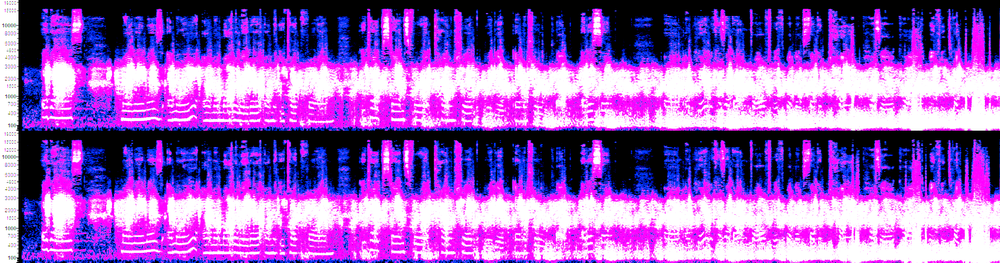
#> input picture self_introduction_memory_dump/_Tape9_thought/self_intro_spec_cont_brightened.png, 1000 x 263 px, shrunk from 2381 x 626 before the run, found by its file name
$ python visual_analysis.py
#> lines starting #> are read from the running program, lines starting #| are printed output that depends on the picture
import numpy as np
from PIL import Image
import matplotlib
matplotlib.use('Agg')
import matplotlib.pyplot as plt
import matplotlib.image as mpimg

# Read the brightened image
img = mpimg.imread(r'C:\stack\arg\self_intro_spec_cont_brightened.png')
#> img is the input picture: shape (263, 1000, 4) float32; mean R, G, B, A 0.594, 0.349, 0.748, 1
print(f"Image shape: {img.shape}")
#| Image shape: (263, 1000, 4)
print(f"Image dtype: {img.dtype}")
#| Image dtype: float32

# Let's understand the image layout
# It's a stacked spectrogram with LEFT on top, RIGHT on bottom
# We need to figure out where the frequency labels are

# First, let's see what the pixel values look like
# The image should be 128x710x3 or similar based on the read output
# Let me check the actual dimensions

# The image appears to be quite wide (710 pixels) and relatively short
# Let's check if we can identify the frequency regions

# From the visual inspection:
# - The image has two channels stacked (LEFT top, RIGHT bottom)
# - The frequency axis appears to be on the left side
# - The bright patterns are in the middle section

# Let's try to extract a horizontal strip from the image to see the pattern
height, width = img.shape[:2]
#> height = 263; width = 1000
print(f"Height: {height}, Width: {width}")
#| Height: 263, Width: 1000

# Let's look at a few horizontal strips to understand the layout
for y_pos in [10, 20, 30, 40, 50]:
    if y_pos < height:
        strip = img[y_pos, :, :]
        avg_brightness = np.mean(strip)
        print(f"Row {y_pos}: avg brightness = {avg_brightness:.3f}")
#> this loop made 5 passes
#> avg_brightness on passes 1 to 5: 0.339, 0.489, 0.511, 0.454, 0.533
#| Row 10: avg brightness = 0.339
#| Row 20: avg brightness = 0.489
#| Row 30: avg brightness = 0.511
#| Row 40: avg brightness = 0.454
#| Row 50: avg brightness = 0.533

# Let's try to identify the frequency regions
# In spectrograms, the bottom is usually low frequency, top is high frequency
# But this is a stacked view, so we need to find the separator

# Looking at the image, the patterns seem to form vertical bars
# Let's try to extract a region that looks like it might contain text

# The brightened image has strong magenta/white patterns
# Let's threshold to find bright regions
if img.dtype == np.float32 or img.max() <= 1.0:
    img_uint8 = (img * 255).astype(np.uint8)
else:
    img_uint8 = img.astype(np.uint8)

# Convert to grayscale
if len(img_uint8.shape) == 3:
    # Take the maximum across channels for bright regions
    gray = np.max(img_uint8, axis=2)
#> gray: shape (263, 1000); every value is 255
else:
    gray = img_uint8

print(f"Gray shape: {gray.shape}")
#| Gray shape: (263, 1000)
print(f"Gray min: {gray.min()}, max: {gray.max()}")
#| Gray min: 255, max: 255

# Threshold to find bright pixels
threshold = 200
bright_mask = gray > threshold
#> bright_mask: shape (263, 1000) bool; every value is 1
print(f"Bright pixels: {np.sum(bright_mask)} out of {gray.size} ({100*np.sum(bright_mask)/gray.size:.1f}%)")
#| Bright pixels: 263000 out of 263000 (100.0%)

# Let's look at the distribution of bright pixels
# Focus on the 1000-4000 Hz range
# First, we need to find where the frequency labels are

# From the original images, I can see labels on the left side
# Let's try to find the region that corresponds to 1000-4000 Hz

# The image has a black border on the left with frequency labels
# Let's crop out the actual spectrogram part (excluding labels)

# Looking at the image, the labels are on the very left
# The actual spectrogram starts after the labels
# Let's assume the labels take about 10-20 pixels on the left

# Crop to just the spectrogram data
spectrogram_left = 15  # Skip the frequency labels
spec_img = img[:, spectrogram_left:, :]
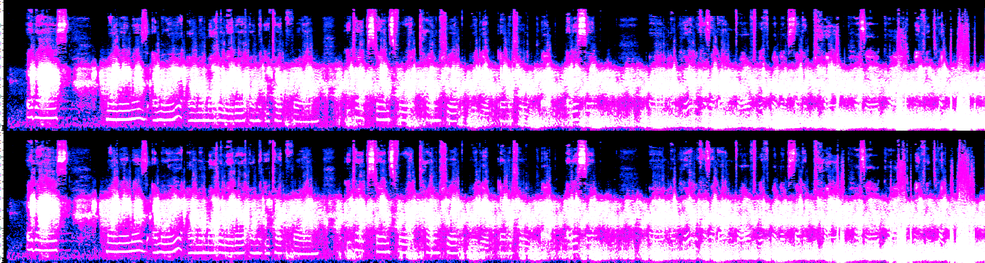
#> spec_img: shape (263, 985, 4) float32; mean R, G, B, A 0.588, 0.34, 0.745, 1
spec_gray = gray[:, spectrogram_left:]
#> spec_gray: shape (263, 985); every value is 255

print(f"Spectrogram image shape: {spec_img.shape}")
#| Spectrogram image shape: (263, 985, 4)

# Now let's find the vertical separator between LEFT and RIGHT channels
# Looking at the brightened image, there's a black horizontal line in the middle
# Let's find it by looking for the darkest row in the middle region
mid_height = spec_gray.shape[0] // 2
#> mid_height = 131
search_range = 20
mid_region = spec_gray[mid_height-search_range:mid_height+search_range, :]
#> mid_region: shape (40, 985); every value is 255
row_means = np.mean(mid_region, axis=1)
#> row_means = 40 values from 255 to 255
separator_row = mid_height - search_range + np.argmin(row_means)
#> separator_row = 111
print(f"Separator row (relative to spec_img): {separator_row}")
#| Separator row (relative to spec_img): 111

# Split into LEFT and RIGHT
left_img = spec_img[:separator_row, :, :]
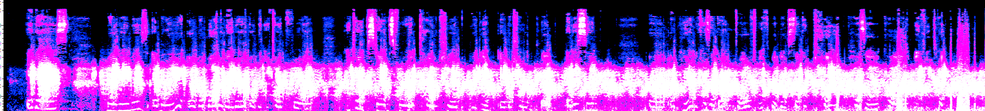
#> left_img: shape (111, 985, 4) float32; mean R, G, B, A 0.543, 0.314, 0.709, 1
right_img = spec_img[separator_row:, :, :]
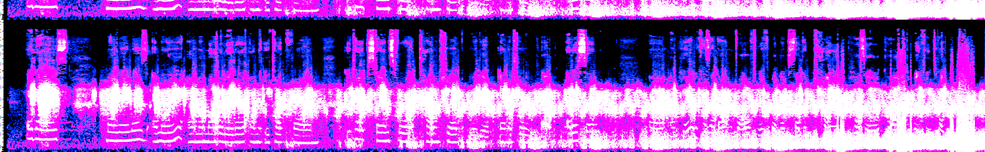
#> right_img: shape (152, 985, 4) float32; mean R, G, B, A 0.621, 0.359, 0.771, 1

print(f"LEFT shape: {left_img.shape}")
#| LEFT shape: (111, 985, 4)
print(f"RIGHT shape: {right_img.shape}")
#| RIGHT shape: (152, 985, 4)

# Now let's focus on the 1000-4000 Hz region
# We need to figure out which rows correspond to which frequency
# The frequency labels show: 1000, 1500, 2000, 2500, 3000, 4000, 5000, 6000, 7000, 8000, 10000, 12000, 15000, 19000

# From the image, the patterns are strongest in the 1000-4000 Hz range
# Let's try to find this region by looking at the bright patterns

# The brightest patterns seem to be in the middle-to-lower part of each channel
# Let's take the middle 60% of each channel
left_start = left_img.shape[0] // 5
#> left_start = 22
left_end = left_img.shape[0] * 4 // 5
#> left_end = 88
right_start = right_img.shape[0] // 5
#> right_start = 30
right_end = right_img.shape[0] * 4 // 5
#> right_end = 121

left_region = left_img[left_start:left_end, :, :]
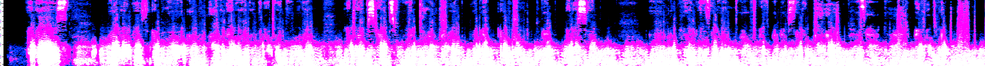
#> left_region: shape (66, 985, 4) float32; mean R, G, B, A 0.555, 0.344, 0.778, 1
right_region = right_img[right_start:right_end, :, :]
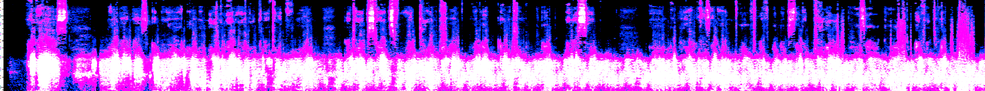
#> right_region: shape (91, 985, 4) float32; mean R, G, B, A 0.553, 0.338, 0.749, 1

print(f"LEFT region shape: {left_region.shape}")
#| LEFT region shape: (66, 985, 4)
print(f"RIGHT region shape: {right_region.shape}")
#| RIGHT region shape: (91, 985, 4)

# Let's threshold and look for vertical bars
for name, region in [("LEFT", left_region), ("RIGHT", right_region)]:
    if len(region.shape) == 3:
        region_gray = np.max(region, axis=2)
    else:
        region_gray = region

    threshold = 200
    bright = region_gray > threshold

    # Look for vertical bars - columns with many bright pixels
    col_sums = np.sum(bright, axis=0)
    mean_col_sum = np.mean(col_sums)
    std_col_sum = np.std(col_sums)

    # Find columns that are significantly brighter than average
    bright_cols = col_sums > mean_col_sum + 2 * std_col_sum

    print(f"\n{name} channel:")
    print(f"  Bright columns: {np.sum(bright_cols)} out of {len(bright_cols)}")

    # Find contiguous groups of bright columns
    bright_groups = []
    in_group = False
    group_start = 0
    for i in range(len(bright_cols)):
        if bright_cols[i] and not in_group:
            in_group = True
            group_start = i
        elif not bright_cols[i] and in_group:
            in_group = False
            bright_groups.append((group_start, i))
    if in_group:
        bright_groups.append((group_start, len(bright_cols)))

    print(f"  Bright groups (start, end): {bright_groups[:20]}")

    # Let's visualize the region
    plt.figure(figsize=(20, 5))
    plt.imshow(bright, aspect='auto', cmap='binary')
    plt.title(f'{name} Channel - Bright Regions')
    plt.xlabel('Time (pixels)')
    plt.ylabel('Frequency (pixels)')
    plt.savefig(f'C:\\stack\\arg\\tapes_man_2\\spec_bright_{name.lower()}.png')
    plt.close()
#> this loop made 2 passes
#> (name, threshold, mean_col_sum, std_col_sum) on passes 1 to 2: ('LEFT', 200, 0, 0), ('RIGHT', 200, 0, 0)
#| LEFT channel:
#|   Bright columns: 0 out of 985
#|   Bright groups (start, end): []
#| RIGHT channel:
#|   Bright columns: 0 out of 985
#|   Bright groups (start, end): []
